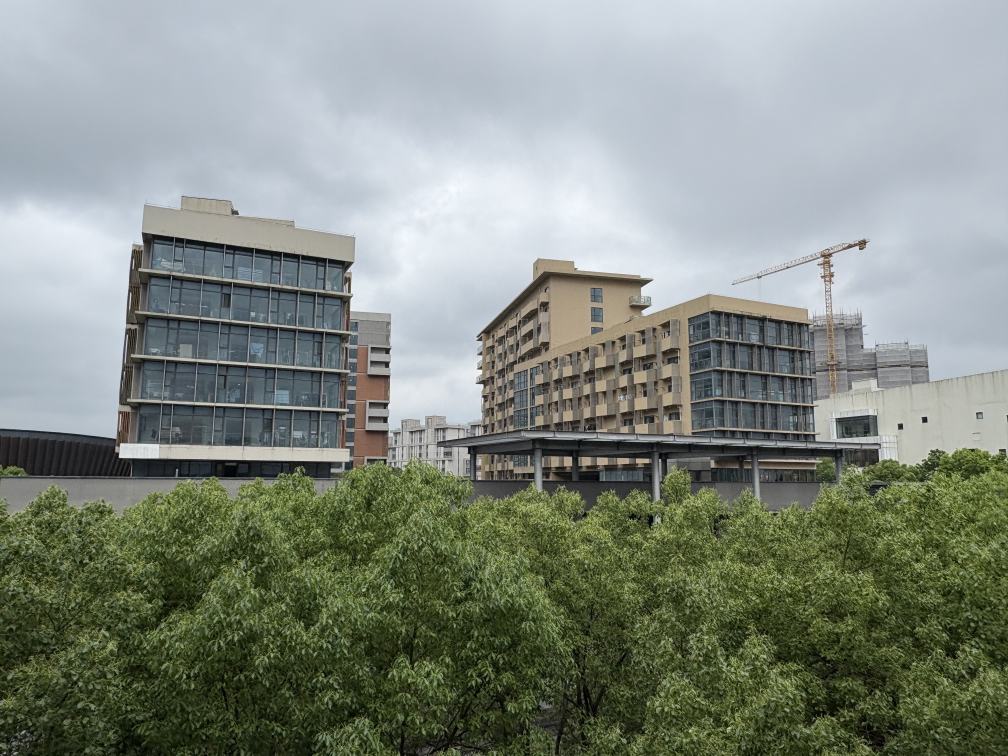
#> input picture example_data/image/campus.jpg, 4032 x 3024 px (shown at 1/4 size)
$ python -i sampling_np.py   (imports and definitions only)   (older library calls are emulated)
#> lines starting #> are read from the running program, lines starting #| are printed output that depends on the picture
import os
from typing import Optional

import cv2
import matplotlib
import numpy as np


# [77 lines left out: functions depth_to_jet, colorize_depth_maps, visualize_and_save, _as_numpy_f32, _normalize01, not called in this run]


def _sobel_grad_mag(img: np.ndarray) -> np.ndarray:
    """Gradient magnitude via Sobel (3x3)."""
    gx = cv2.Sobel(img, ddepth=cv2.CV_32F, dx=1, dy=0, ksize=3, borderType=cv2.BORDER_REFLECT_101)
    gy = cv2.Sobel(img, ddepth=cv2.CV_32F, dx=0, dy=1, ksize=3, borderType=cv2.BORDER_REFLECT_101)
    return np.hypot(gx, gy)


def _laplacian_abs(img: np.ndarray) -> np.ndarray:
    """4-neighborhood Laplacian to match [[0,1,0],[1,-4,1],[0,1,0]]."""
    kernel = np.asarray([[0, 1, 0], [1, -4, 1], [0, 1, 0]], dtype=np.float32)
    l = cv2.filter2D(img, ddepth=cv2.CV_32F, kernel=kernel, borderType=cv2.BORDER_REFLECT_101)
    return np.abs(l)


def _gaussian_blur(img: np.ndarray, sigma: float) -> np.ndarray:
    if sigma <= 0:
        return img
    return cv2.GaussianBlur(img, ksize=(0, 0), sigmaX=sigma, sigmaY=sigma, borderType=cv2.BORDER_REFLECT_101)


# [32 lines left out: function _avg_pool2d_same_exclude_pad, not called in this run]


def _geom_energy(
    img_hw: np.ndarray,
    geom_scales=(0.6, 1.2),
    grad_weight=0.0,
    lap_weight=1.0,
    percentile=0.98,
    eps=1e-6,
) -> np.ndarray:
    """
    img_hw: [H,W] float32 single-channel
    return: [H,W] float32 energy map in [0,1]
    """
    del eps
    img = img_hw.astype(np.float32, copy=False)
    H, W = img.shape
    g_acc = np.zeros((H, W), dtype=np.float32)
    l_acc = np.zeros((H, W), dtype=np.float32)

    for s in geom_scales:
        xs = _gaussian_blur(img, float(s)) if s > 0 else img
        g = _sobel_grad_mag(xs)
        l = _laplacian_abs(xs)
        np.maximum(g_acc, g, out=g_acc)
        np.maximum(l_acc, l, out=l_acc)

    qg = float(np.quantile(g_acc, percentile))
    ql = float(np.quantile(l_acc, percentile))
    qg = max(qg, 1e-6)
    ql = max(ql, 1e-6)
    g_acc = np.clip(g_acc / qg, 0.0, 1.0)
    l_acc = np.clip(l_acc / ql, 0.0, 1.0)

    return (grad_weight * g_acc + lap_weight * l_acc).astype(np.float32)


# [110 lines left out: functions _combine_energy, importance_sampling, pixel_sampling, not called in this run]

>>> import cv2
>>> picture = cv2.imread('../../example_data/image/campus.jpg', cv2.IMREAD_GRAYSCALE)
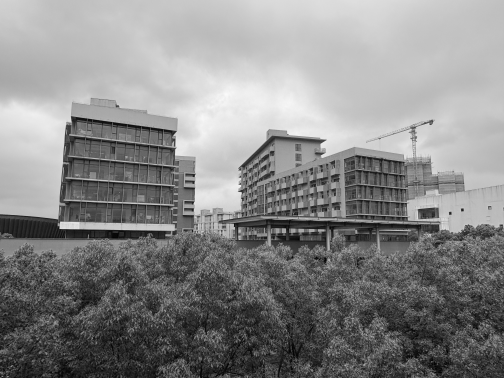
#> picture: shape (3024, 4032) (shown at 1/8 size); min 0, max 255, mean 135.2
>>> result = _geom_energy(picture)
#> the loop in _geom_energy, `for s in geom_scales:` made 2 passes
#> pass 1, in _sobel_grad_mag, `gx = cv2.Sobel(img, ddepth=cv2.CV_32F, dx=1, dy=0, ksize=3, borderType..`:
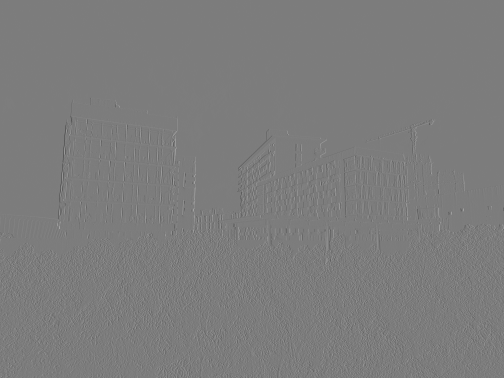
#> gx: shape (3024, 4032) float32 (shown at 1/8 size); min -596.6, max 623.5, mean 0; drawn with min black and max white
#> pass 1, in _geom_energy, `g = _sobel_grad_mag(xs)`:
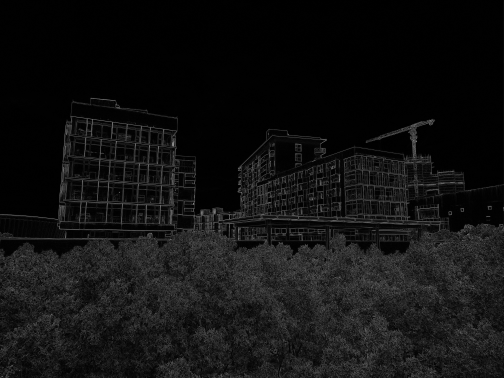
#> g: shape (3024, 4032) float32 (shown at 1/8 size); min 0, max 646.3, mean 44.9; drawn with min black and max white
#> after the loop in _geom_energy, `for s in geom_scales:`:
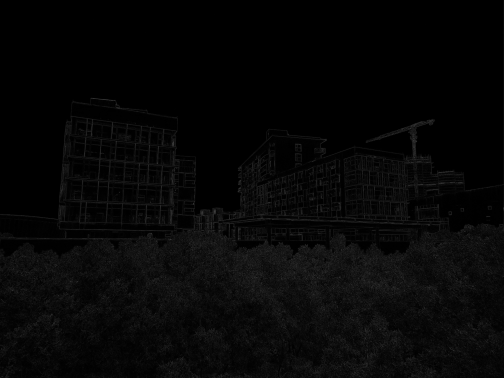
#> l_acc: shape (3024, 4032) float32 (shown at 1/8 size); min 0, max 153.7, mean 6.9
#> in _geom_energy, `qg = float(np.quantile(g_acc, percentile))`: qg = 251.8
#> in _geom_energy, `ql = float(np.quantile(l_acc, percentile))`: ql = 41.49
#> in _geom_energy, `g_acc = np.clip(g_acc / qg, 0.0, 1.0)`:
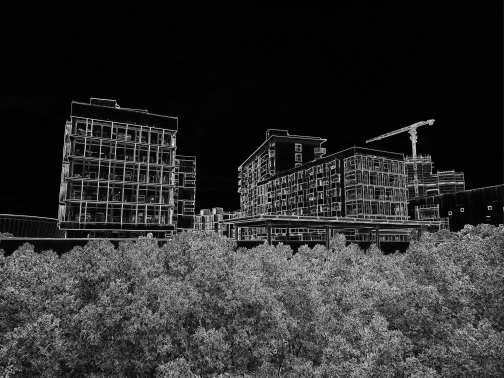
#> g_acc: shape (3024, 4032) float32 (shown at 1/8 size); min 0, max 1, mean 0.18
#> in _geom_energy, `l_acc = np.clip(l_acc / ql, 0.0, 1.0)`:
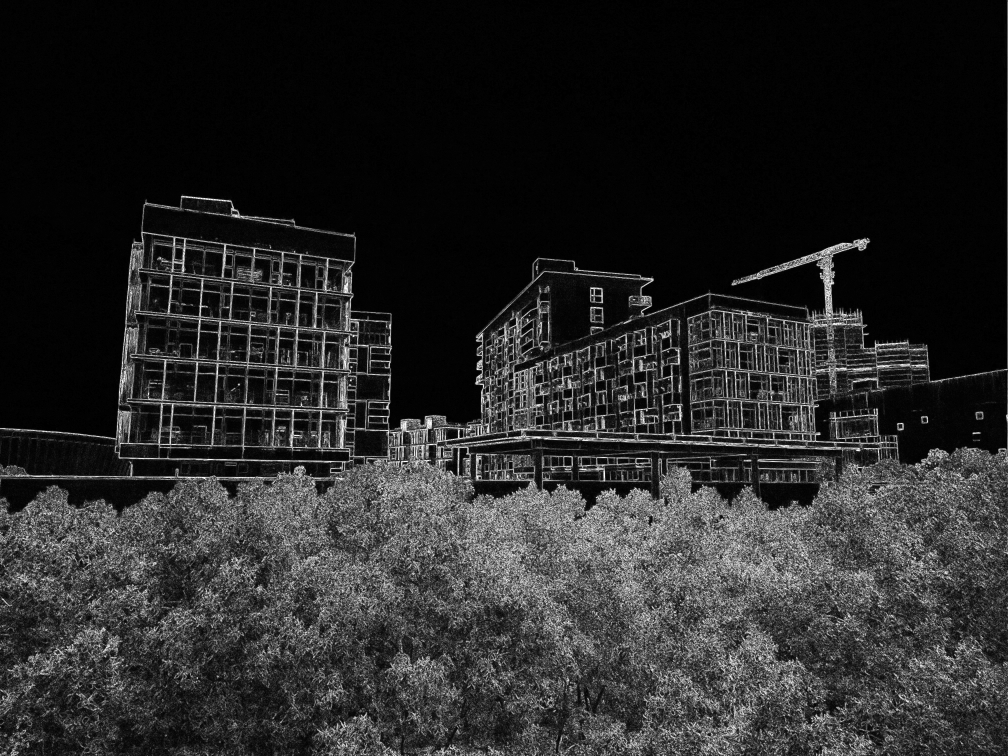
#> l_acc: shape (3024, 4032) float32 (shown at 1/4 size); min 0, max 1, mean 0.161

$ run again, on example_data/image/courtyard.jpg
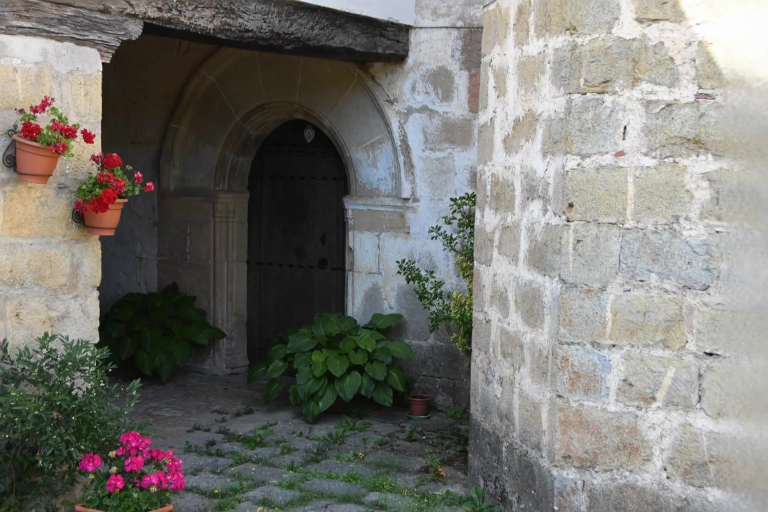
#> input picture example_data/image/courtyard.jpg, 1536 x 1024 px (shown at 1/2 size)
#> after the loop in _geom_energy, `for s in geom_scales:`:
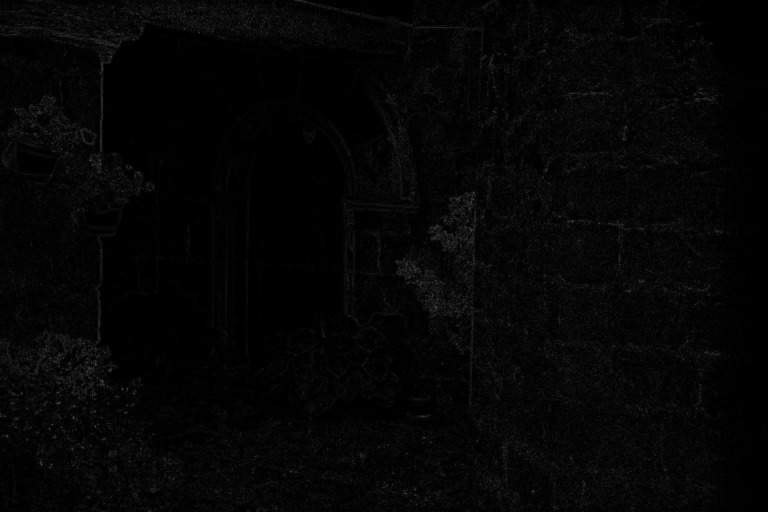
#> l_acc: shape (1024, 1536) float32 (shown at 1/2 size); min 0, max 149.9, mean 5.3
#> qg = 164.6
#> ql = 25.63
#> in _geom_energy, `l_acc = np.clip(l_acc / ql, 0.0, 1.0)`:
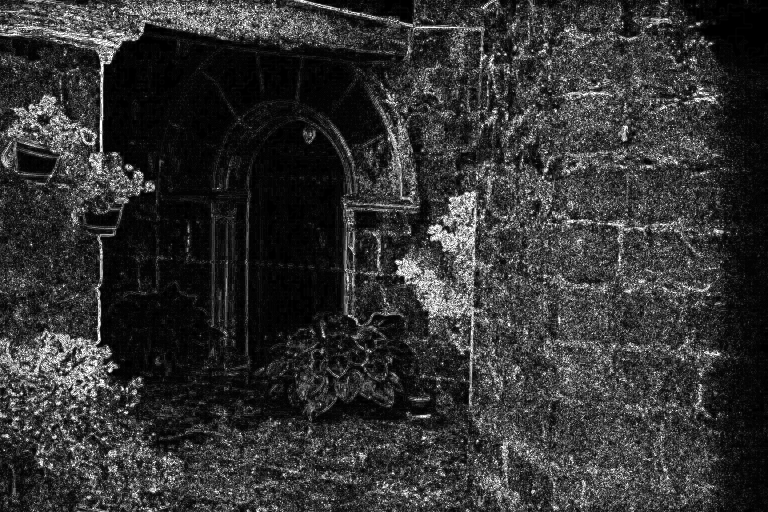
#> l_acc: shape (1024, 1536) float32 (shown at 1/2 size); min 0, max 1, mean 0.2

$ run again, on example_data/image/desktop.jpg
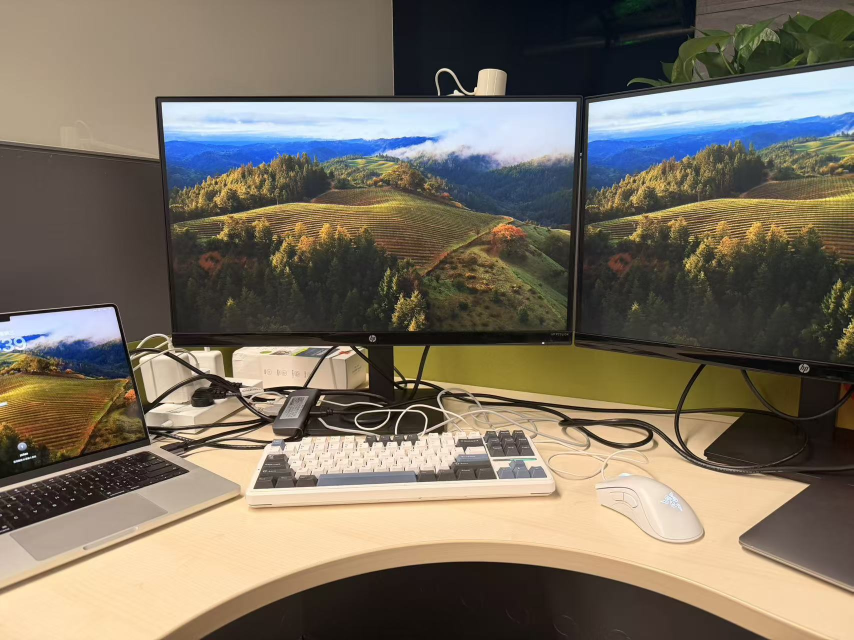
#> input picture example_data/image/desktop.jpg, 1707 x 1280 px (shown at 1/2 size)
#> after the loop in _geom_energy, `for s in geom_scales:`:
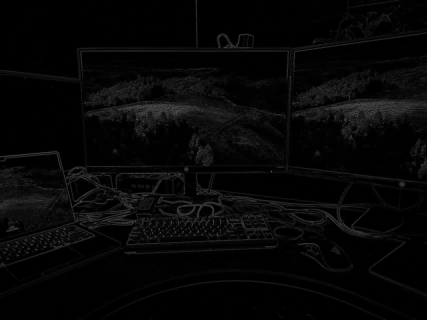
#> l_acc: shape (1280, 1707) float32 (shown at 1/4 size); min 0, max 187.2, mean 6.9
#> qg = 303.8
#> ql = 54.04
#> in _geom_energy, `l_acc = np.clip(l_acc / ql, 0.0, 1.0)`:
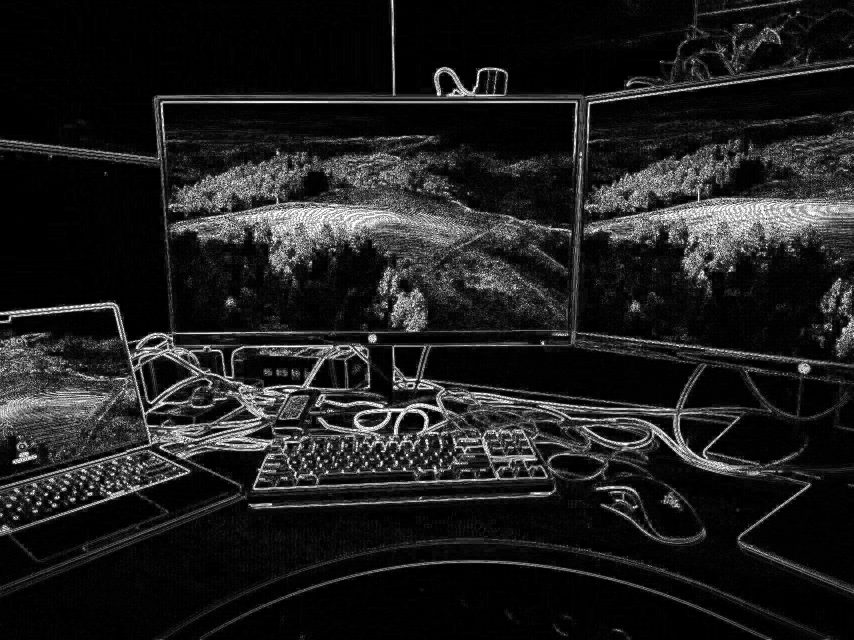
#> l_acc: shape (1280, 1707) float32 (shown at 1/2 size); min 0, max 1, mean 0.12
